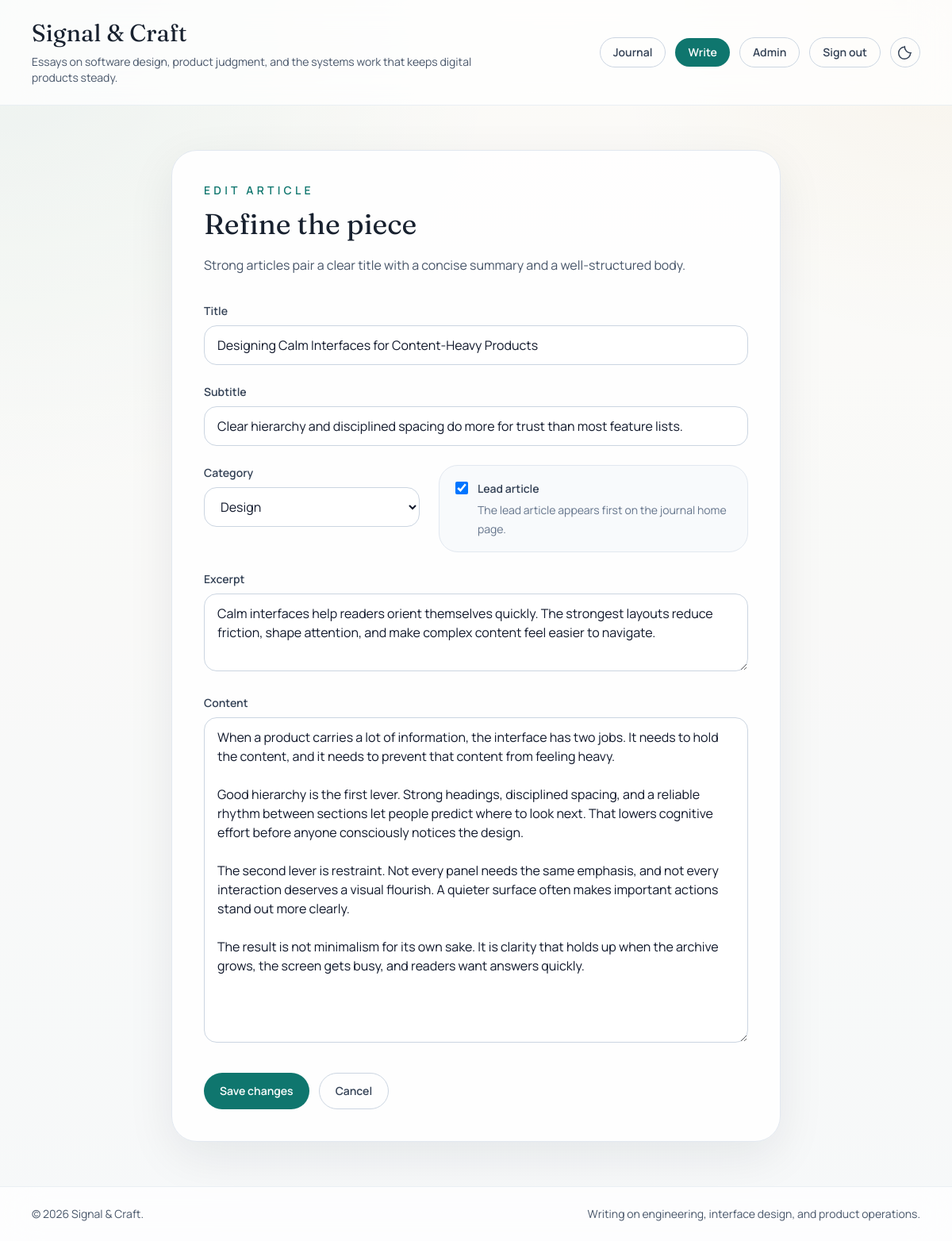
The app's page /post/designing-calm-interfaces-for-content-heavy-products/edit/ (signed in) with its own data.
### myapp/models.py (models this page shows, shortened)
class Post(models.Model):
    class Category(models.TextChoices):
        ENGINEERING = "engineering", "Engineering"
        DESIGN = "design", "Design"
        PROCESS = "process", "Process"
        CAREER = "career", "Career"
        TUTORIAL = "tutorial", "Tutorial"
    title = models.CharField(max_length=200)
    slug = models.SlugField(max_length=240, unique=True, blank=True)
    subtitle = models.CharField(max_length=220, blank=True)
    excerpt = models.CharField(max_length=260, blank=True)
    category = models.CharField(
        max_length=20,
        choices=Category.choices,
        default=Category.ENGINEERING,
    )
    featured = models.BooleanField(default=False)
    author = models.ForeignKey(
        settings.AUTH_USER_MODEL,
        on_delete=models.SET_NULL,
        null=True,
        blank=True,
        related_name="posts",
    )
    content = models.TextField()
    created_at = models.DateTimeField(default=timezone.now)
    updated_at = models.DateTimeField(auto_now=True)
    class Meta:
        ordering = ["-created_at"]

### myapp/views.py (the view)
# urls.py: path("post/<slug:slug>/edit/", views.post_edit, name="post-edit"),
@login_required
def post_edit(request, slug):
    post = get_object_or_404(Post, slug=slug)
    if request.method == "POST":
        form = PostForm(request.POST, instance=post)
        if form.is_valid():
            post = form.save(commit=False)
            if request.user.is_authenticated and not post.author:
                post.author = request.user
            post.save()
            return redirect(post)
    else:
        form = PostForm(instance=post)
    return render(
        request,
        "posts/post_form.html",
        {"form": form, "post": post, "is_edit": True},
    )

### myapp/templates/posts/post_form.html (shortened to what this page needs)
{% extends 'posts/base.html' %}
{% block content %}
<section class="mx-auto max-w-3xl">
  <div class="rounded-[2rem] border border-slate-200 bg-white/90 p-8 shadow-panel dark:border-slate-800 dark:bg-slate-900/85 md:p-10">
    <p class="text-sm font-semibold uppercase tracking-[0.3em] text-accent dark:text-teal-300">
      {% if is_edit %}Edit article{% else %}New article{% endif %}
    </p>
    <h1 class="mt-3 font-display text-4xl text-ink dark:text-white">
      {% if is_edit %}Refine the piece{% else %}Write a new piece{% endif %}
    </h1>
    <p class="mt-4 max-w-2xl text-base leading-8 text-slate-600 dark:text-slate-300">
      Strong articles pair a clear title with a concise summary and a well-structured body.
    </p>
    <form method="POST" class="mt-8 space-y-6">
      <div>
        <label for="{{ form.title.id_for_label }}" class="mb-2 block text-sm font-semibold text-slate-700 dark:text-slate-200">Title</label>
        {{ form.title }}
      </div>
      <div>
        <label for="{{ form.subtitle.id_for_label }}" class="mb-2 block text-sm font-semibold text-slate-700 dark:text-slate-200">Subtitle</label>
        {{ form.subtitle }}
      </div>
      <div class="grid gap-6 md:grid-cols-[1fr_auto]">
        <div>
          <label for="{{ form.category.id_for_label }}" class="mb-2 block text-sm font-semibold text-slate-700 dark:text-slate-200">Category</label>
          {{ form.category }}
        </div>
        <div class="rounded-[1.5rem] border border-slate-200 bg-slate-50 px-5 py-4 dark:border-slate-700 dark:bg-slate-900">
          <div class="flex items-start gap-3">
            {{ form.featured }}
            <div>
              <label for="{{ form.featured.id_for_label }}" class="text-sm font-semibold text-slate-700 dark:text-slate-200">Lead article</label>
              <p class="mt-1 max-w-xs text-sm leading-6 text-slate-500 dark:text-slate-400">
                The lead article appears first on the journal home page.
              </p>
            </div>
          </div>
        </div>
      </div>
      <div>
        <label for="{{ form.excerpt.id_for_label }}" class="mb-2 block text-sm font-semibold text-slate-700 dark:text-slate-200">Excerpt</label>
        {{ form.excerpt }}
      </div>
      <div>
        <label for="{{ form.content.id_for_label }}" class="mb-2 block text-sm font-semibold text-slate-700 dark:text-slate-200">Content</label>
        {{ form.content }}
      </div>
      <div class="flex flex-wrap gap-3 pt-2">
        <button type="submit" class="rounded-full bg-accent px-5 py-3 text-sm font-semibold text-white transition hover:bg-teal-700">
          {% if is_edit %}Save changes{% else %}Publish article{% endif %}
        </button>
        <a href="{% url 'home' %}" class="rounded-full border border-slate-300 px-5 py-3 text-sm font-semibold text-slate-700 transition hover:border-accent hover:text-accent dark:border-slate-700 dark:text-slate-200 dark:hover:border-teal-400 dark:hover:text-teal-300">
          Cancel
        </a>
      </div>
    </form>
  </div>
</section>
{% endblock %}

### myapp/templates/posts/base.html (style rules this page uses)
body { background: radial-gradient(circle at top left, rgba(15, 118, 110, 0.12), transparent 32%), radial-gradient(circle at top right, rgba(183, 121, 31, 0.10), transparent 22%), linear-gradient(180deg, #f8f6f0 0%, #eef2f4 100%); animation: fadeIn 0.45s ease-out; }

### records on screen
Post: title "Designing Calm Interfaces for Content-Heavy Products", subtitle "Clear hierarchy and disciplined spacing do more for trust than most feature lists.", category "Design", featured "☑", excerpt "Calm interfaces help readers orient themselves quickly. The strongest layouts reduce friction, shape attention, and make complex content feel easier to navigate.", content "When a product carries a lot of information, the interface has two jobs. It needs to hold the content, and it needs to prevent that content from feeling heavy. Good hierarchy is the first lever. Strong headings, disciplined spacing, and a reliable rhythm between sections let people predict where to look next. That lowers cognitive effort before anyone consciously notices the design. The second lever is restraint. Not every panel needs the same emphasis, and not every interaction deserves a visual flourish. A quieter surface often makes important actions stand out more clearly. The result is not minimalism for its own sake. It is clarity that holds up when the archive grows, the screen gets…"
